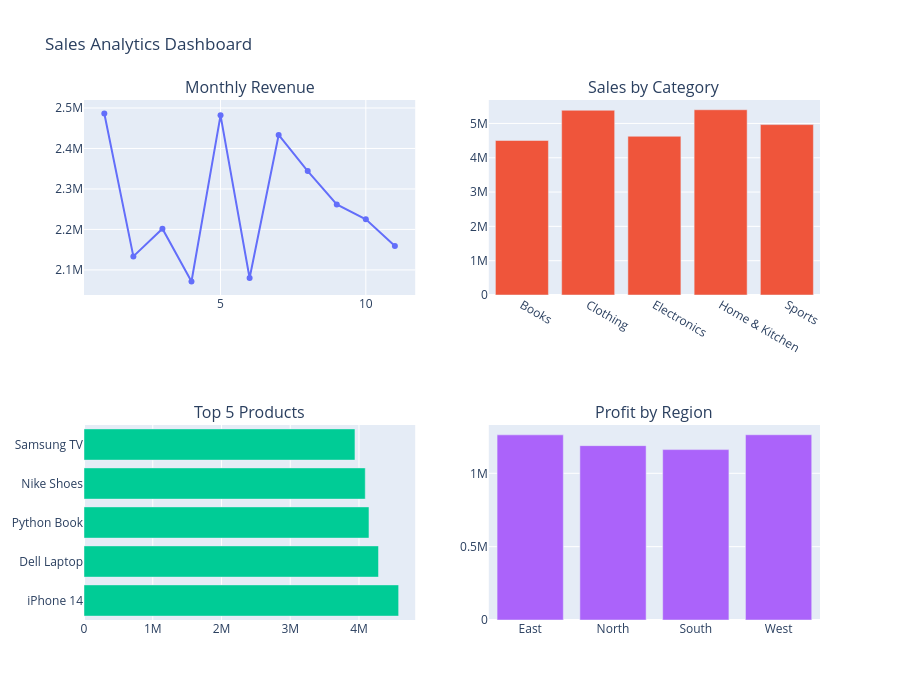

Notebook cell for this chart:
### Code cell
fig = make_subplots(
    rows=2, cols=2,
    subplot_titles=('Monthly Revenue', 'Sales by Category',
                    'Top 5 Products', 'Profit by Region')
)

# Chart 1 - Monthly Revenue
monthly = df.groupby('Order_Month')['Sales'].sum().reset_index()
fig.add_trace(go.Scatter(x=monthly['Order_Month'], y=monthly['Sales'],
              mode='lines+markers', name='Monthly Revenue'), row=1, col=1)

# Chart 2 - Category Sales
cat = df.groupby('Category')['Sales'].sum().reset_index()
fig.add_trace(go.Bar(x=cat['Category'], y=cat['Sales'],
              name='Category'), row=1, col=2)

# Chart 3 - Top 5 Products
top5 = df.groupby('Product_Name')['Sales'].sum().sort_values(ascending=False).head(5).reset_index()
fig.add_trace(go.Bar(x=top5['Sales'], y=top5['Product_Name'],
              orientation='h', name='Products'), row=2, col=1)

# Chart 4 - Profit by Region
reg = df.groupby('Region')['Profit'].sum().reset_index()
fig.add_trace(go.Bar(x=reg['Region'], y=reg['Profit'],
              name='Region Profit'), row=2, col=2)

fig.update_layout(height=700, title_text="Sales Analytics Dashboard", showlegend=False)
fig.write_html('task3_dashboard.html')
fig.show()
print("Dashboard saved as task3_dashboard.html!")

### Figure 1 — Plotly figure (JSON) as saved in the notebook; plotly's stock layout.template omitted (floating-point values rounded to 4 significant figures)
{"data": [{"mode": "lines+markers", "name": "Monthly Revenue", "type": "scatter", "x": [1, 2, 3, 4, 5, 6, 7, 8, 9, 10, 11], "xaxis": "x", "y": [2486000.0, 2133000.0, 2202000.0, 2071000.0, 2482000.0, 2080000.0, 2433000.0, 2344000.0, 2262000.0, 2225000.0, 2159000.0], "yaxis": "y"}, {"name": "Category", "type": "bar", "x": ["Books", "Clothing", "Electronics", "Home & Kitchen", "Sports"], "xaxis": "x2", "y": [4503000.0, 5384000.0, 4626000.0, 5399000.0, 4967000.0], "yaxis": "y2"}, {"name": "Products", "orientation": "h", "type": "bar", "x": [4577000.0, 4284000.0, 4145000.0, 4091000.0, 3942000.0], "xaxis": "x3", "y": ["iPhone 14", "Dell Laptop", "Python Book", "Nike Shoes", "Samsung TV"], "yaxis": "y3"}, {"name": "Region Profit", "type": "bar", "x": ["East", "North", "South", "West"], "xaxis": "x4", "y": [1262000.0, 1189000.0, 1162000.0, 1263000.0], "yaxis": "y4"}], "layout": {"annotations": [{"font": {"size": 16}, "showarrow": false, "text": "Monthly Revenue", "x": 0.225, "xanchor": "center", "xref": "paper", "y": 1, "yanchor": "bottom", "yref": "paper"}, {"font": {"size": 16}, "showarrow": false, "text": "Sales by Category", "x": 0.775, "xanchor": "center", "xref": "paper", "y": 1, "yanchor": "bottom", "yref": "paper"}, {"font": {"size": 16}, "showarrow": false, "text": "Top 5 Products", "x": 0.225, "xanchor": "center", "xref": "paper", "y": 0.375, "yanchor": "bottom", "yref": "paper"}, {"font": {"size": 16}, "showarrow": false, "text": "Profit by Region", "x": 0.775, "xanchor": "center", "xref": "paper", "y": 0.375, "yanchor": "bottom", "yref": "paper"}], "height": 700, "showlegend": false, "title": {"text": "Sales Analytics Dashboard"}, "xaxis": {"anchor": "y", "domain": [0, 0.45]}, "xaxis2": {"anchor": "y2", "domain": [0.55, 1]}, "xaxis3": {"anchor": "y3", "domain": [0, 0.45]}, "xaxis4": {"anchor": "y4", "domain": [0.55, 1]}, "yaxis": {"anchor": "x", "domain": [0.625, 1]}, "yaxis2": {"anchor": "x2", "domain": [0.625, 1]}, "yaxis3": {"anchor": "x3", "domain": [0, 0.375]}, "yaxis4": {"anchor": "x4", "domain": [0, 0.375]}}}
